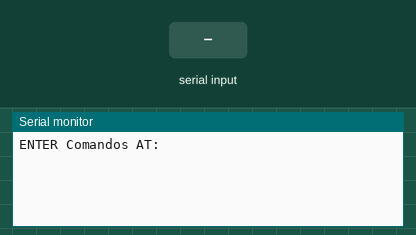
The sketch below on a simulated Arduino Uno, built with avr-gcc and run on an emulated ATmega328P. Parts: the last lines printed to the serial monitor. The test bench sets the inputs (shaded band).

Above: at 1.2 s.
1.3 s: "1" received over the second serial link
At 2.3 s:
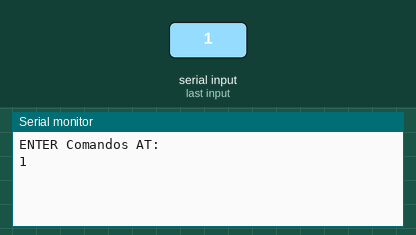
2.8 s: "0" received over the second serial link
At 3.5 s:
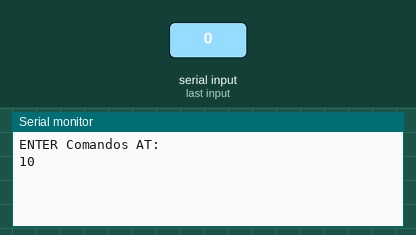

The sketch:

FINALBLUEFELIZPRESENTISMO.ino
```cpp
#include <SoftwareSerial.h> // Primero se importa la biblioteca que permite la comunicación serie con el módulo Bluetooth.

SoftwareSerial hc06(2, 3); //Luego se define un objeto hc06 de la clase SoftwareSerial con los pines 2 y 3 como argumentos para la función constructora.

void setup() {
  //Inicializa el Monitor Serial
  Serial.begin(9600);    //En el método setup(), se inicializa el monitor serial y se establece la velocidad de transmisión en 9600 baudios.
  Serial.println("ENTER Comandos AT:"); //Monitor Serial que coloca mensaje en pantalla de ingreso de Comandos AT para config el dispositivo de comunicación
  hc06.begin(9600); //Inicializa el Puerto Serial a velocidad default de fábrica del módulo
}

void loop() //En el método loop(), se verifica si hay datos disponibles en el puerto serial del módulo Bluetooth y si es así, se leen y escriben en el monitor serial.
            //Luego, se verifica si hay datos disponibles en el monitor serial y si es así, se leen y escriben en el puerto serial del módulo Bluetooth.
{
  //Escribe en el módulo HC06 al Monitor Serial
  if (hc06.available()) {
    Serial.write(hc06.read());
  }

  //Escribe del Monitor Serial al HC06
  if (Serial.available()) {
    hc06.write(Serial.read());
  }
}
```

Measured:
- after the input at 1.3 s, the serial monitor: prints a new line at once (image 1)
- after the input at 2.8 s, the serial monitor: prints a new line at once (image 2)
